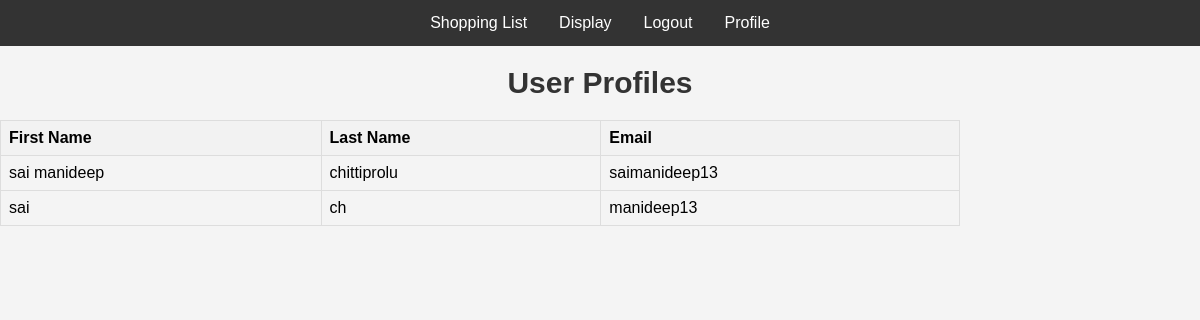
The page /profile (signed in) on the database as committed earlier.
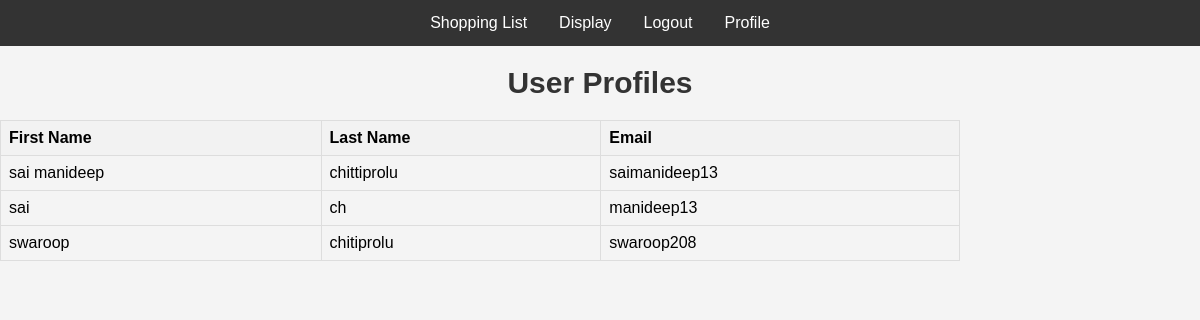
The same page on the database as committed later.
### app.py (models this page shows, shortened)
class User(db.Model, UserMixin):
    __tablename__ = 'users'
    id = db.Column(db.Integer, primary_key = True)
    first_name = db.Column(db.String(30))
    last_name = db.Column(db.String(30))
    email = db.Column(db.String(64), unique=True, index=True)
    password_hash = db.Column(db.String(128))

### app.py (the view)
@app.route('/profile')
@login_required
def profile():
    users = User.query.all()
    return render_template('profile.html', users = users)

### app.py (called while the page is built)
@login_manager.user_loader
def load_user(user_id):
    return User.query.get(user_id)

### templates/profile.html (shortened to what this page needs)
{% extends 'layout.html' %}
{% block content %}
    <table>
        <h1> User Profiles</h1>
        <tr>
            <th> First Name</th>
            <th> Last Name</th>
            <th> Email</th>
        </tr>
        {% for user in users %}
            <tr>
                <td>{{ user.first_name }}</td>
                <td>{{ user.last_name }}</td>
                <td>{{ user.email }}</td>
            </tr>
        {% endfor %}
{% endblock %}

Rows that differ between the two databases and show on the page:
added User: first_name "swaroop", last_name "chitiprolu", email "swaroop208"
